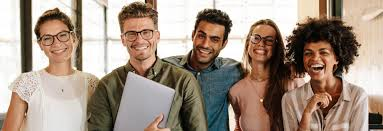
#> input picture people.jpeg, 383 x 131 px
$ python face_detection.py
#> lines starting #> are read from the running program, lines starting #| are printed output that depends on the picture; after the words box and inside, x2 and y2 are one past the last pixel; in counts of white or black regions, pixels touching at a corner belong together
#%%
import cv2 as cv
# %%
img=cv.imread('people.jpeg')
#> img is the input picture: shape (131, 383, 3); mean B, G, R 131.8, 145.9, 163.4
cv.imshow('person',img)

gray=cv.cvtColor(img,cv.COLOR_BGR2GRAY)
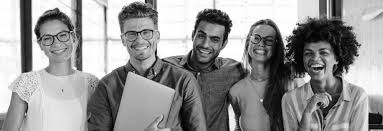
#> gray: shape (131, 383); min 0, max 255, mean 149.5
cv.imshow('gray person', gray)

# %%
haar_cascade=cv.CascadeClassifier('haar_face.xml')
face_rect=haar_cascade.detectMultiScale(gray, scaleFactor=1.1,minNeighbors=2)
#> face_rect = [[298, 39, 37, 37], [189, 24, 38, 38], [117, 17, 44, 44], [34, 20, 43, 43]]
print(f'Number of faces found={len(face_rect)}')
#| Number of faces found=4
for (x,y,w,h) in face_rect:
    cv.rectangle(img,(x,y),(x+w,y+h),(0,255,0), thickness=2)
#> this loop made 4 passes
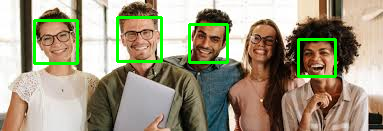
#> img: shape (131, 383, 3); 3.84% of pixels changed, all inside (x1, y1, x2, y2) = (33, 16, 337, 78)
cv.imshow(' Detectd faces',img)
cv.waitKey(0)
# haarcascade is very sensitive to noise..

$ run again, with liuyifei.jpg copied over people.jpeg
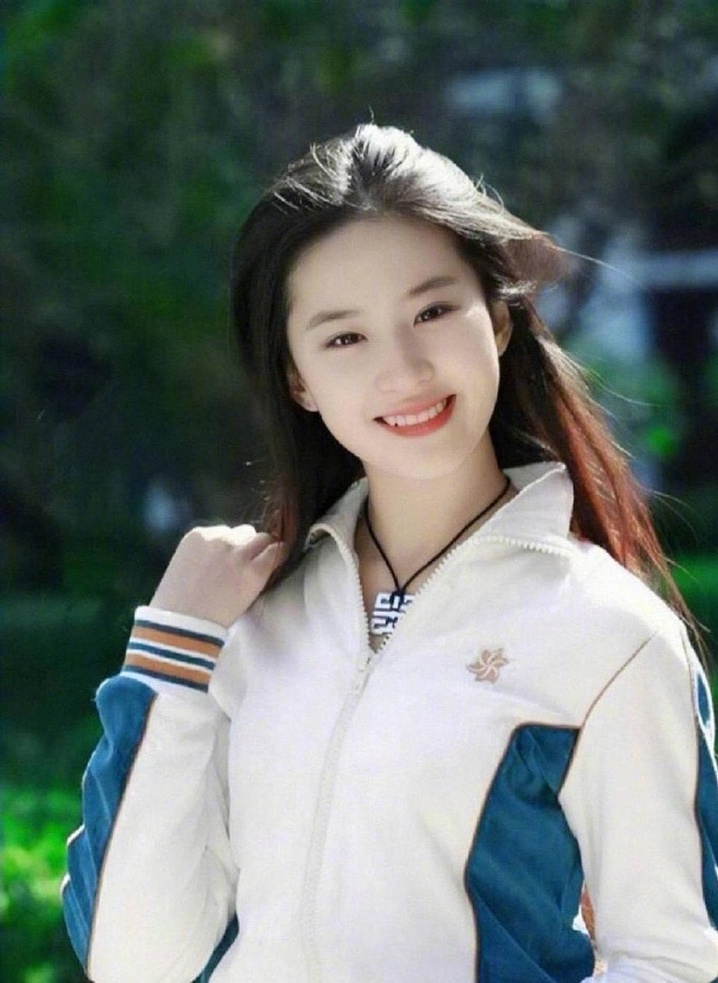
#> input picture liuyifei.jpg, 718 x 983 px, shrunk from 876 x 1200 before the run
#> img is the input picture: shape (983, 718, 3); mean B, G, R 113.3, 117.5, 107.4
#> `gray=cv.cvtColor(img,cv.COLOR_BGR2GRAY)`:
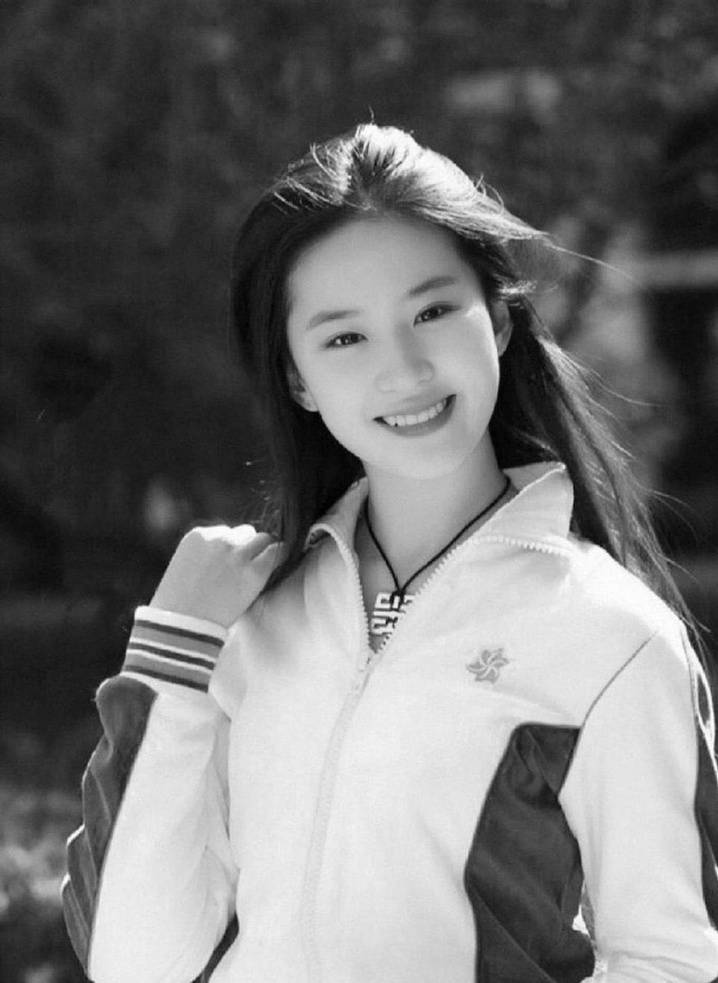
#> gray: shape (983, 718); min 0, max 255, mean 114
#> face_rect = [[578, 445, 83, 83], [266, 238, 243, 243]]
#| Number of faces found=2
#> the loop `for (x,y,w,h) in face_rect:` made 2 passes
#> after the loop `for (x,y,w,h) in face_rect:`:
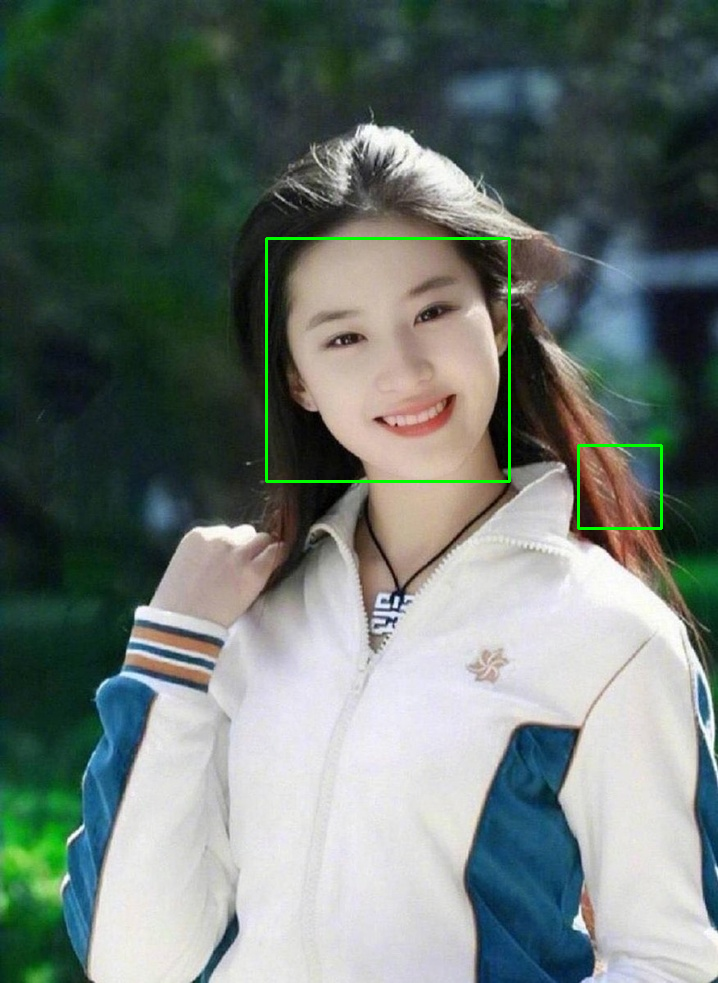
#> img: shape (983, 718, 3); 0.55% of pixels changed, all inside (x1, y1, x2, y2) = (265, 237, 663, 530)
